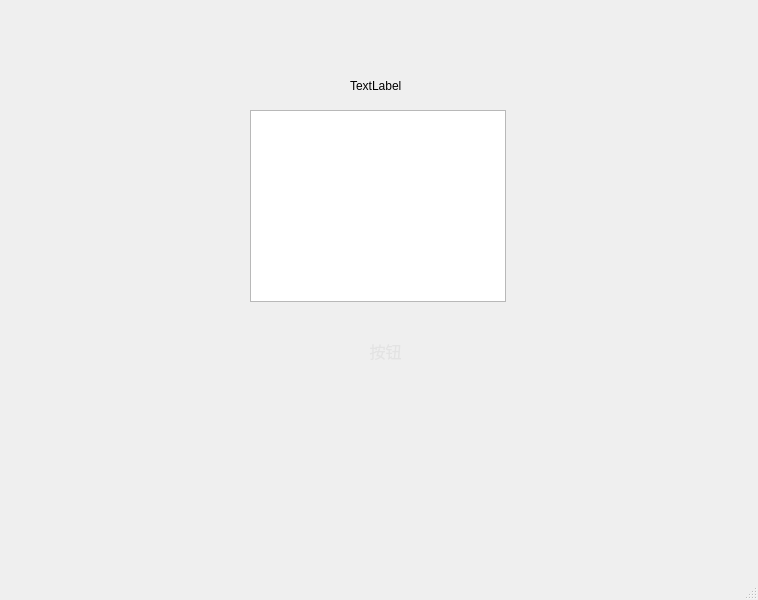
<?xml version="1.0" encoding="UTF-8"?>
<ui version="4.0">
 <class>MainWindow</class>
 <widget class="QMainWindow" name="MainWindow">
  <property name="geometry">
   <rect>
    <x>0</x>
    <y>0</y>
    <width>758</width>
    <height>600</height>
   </rect>
  </property>
  <property name="windowTitle">
   <string>MainWindow</string>
  </property>
  <widget class="QWidget" name="centralwidget">
   <widget class="QTextBrowser" name="textBrowser">
    <property name="geometry">
     <rect>
      <x>250</x>
      <y>110</y>
      <width>256</width>
      <height>192</height>
     </rect>
    </property>
   </widget>
   <widget class="QLabel" name="label">
    <property name="geometry">
     <rect>
      <x>350</x>
      <y>80</y>
      <width>54</width>
      <height>12</height>
     </rect>
    </property>
    <property name="text">
     <string>TextLabel</string>
    </property>
   </widget>
   <widget class="QPushButton" name="pushButton">
    <property name="geometry">
     <rect>
      <x>330</x>
      <y>330</y>
      <width>111</width>
      <height>41</height>
     </rect>
    </property>
    <property name="styleSheet">
     <string notr="true">QPushButton {
    background-color:qlineargradient(spread:pad, x1:0, y1:0, x2:1, y2:0, 
    stop:0 #e66465, stop:1 #9198e5);
	color:rgb(227, 227, 227);
    padding: 4px;
    min-width: 65px;
    min-height: 12px;
	border-bottom-left-radius:20px;
	border-top-right-radius:20px;
	font-size: 16px;
}
 
QPushButton:hover {
    background-color: qlineargradient(spread:pad, x1:0, y1:0, x2:1, y2:0, 
    stop:0 #FF6465, stop:1 #9198FF);
	color:white;
}
QPushButton:pressed{
	background-color: rgb(65, 65, 65);
	color:white;
}
</string>
    </property>
    <property name="text">
     <string>按钮</string>
    </property>
   </widget>
  </widget>
  <widget class="QMenuBar" name="menubar">
   <property name="geometry">
    <rect>
     <x>0</x>
     <y>0</y>
     <width>758</width>
     <height>22</height>
    </rect>
   </property>
  </widget>
  <widget class="QStatusBar" name="statusbar"/>
 </widget>
 <resources>
  <include location="asserts/KF.qrc"/>
 </resources>
 <connections/>
</ui>
